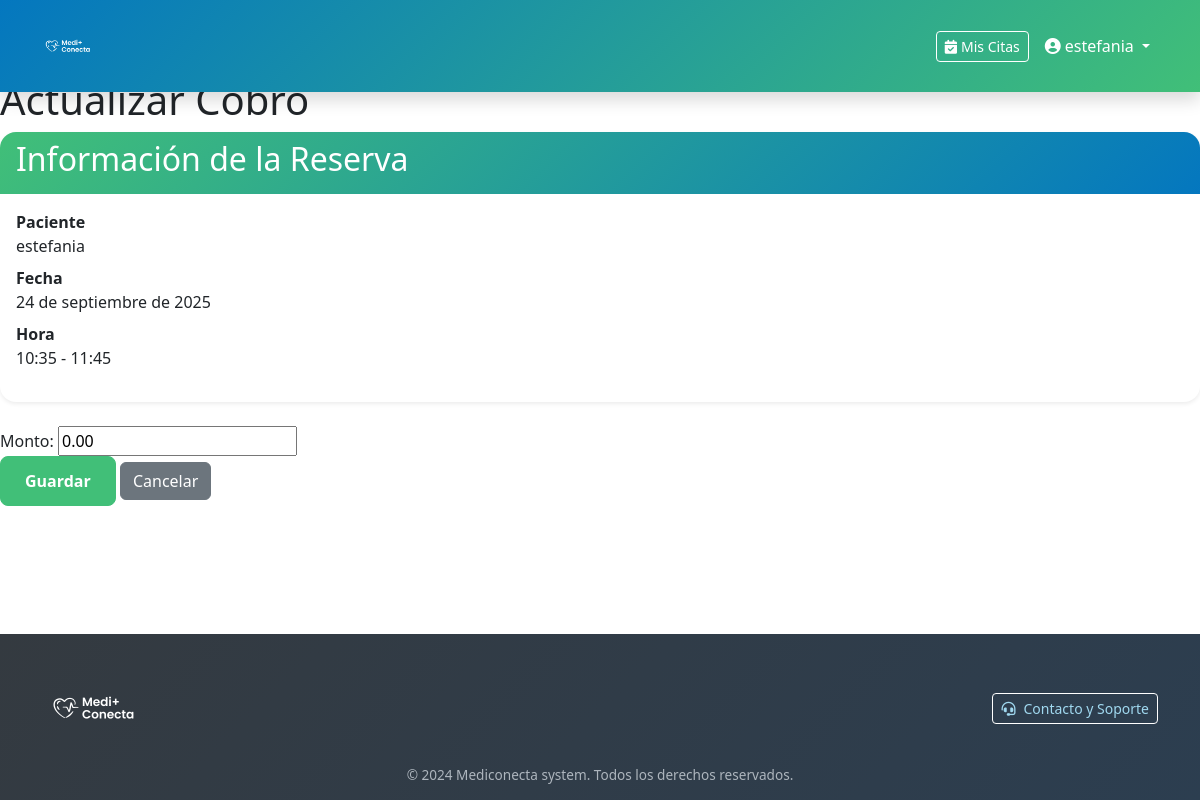
The page /citas/reservas/11/cobro/actualizar/ (signed in) on the database its author committed.
### citas/models.py (models this page shows, shortened)
class Reserva(models.Model):
    paciente = models.ForeignKey(Paciente, on_delete=models.CASCADE, related_name='reservas')
    medico = models.ForeignKey(Medico, on_delete=models.CASCADE, related_name='reservas')
    fecha = models.DateField()
    hora_inicio = models.TimeField()
    hora_fin = models.TimeField()
    motivo = models.TextField()
    estado = models.CharField(
        max_length=20,
        choices=EstadoReserva.choices,
        default=EstadoReserva.PENDIENTE
    )
    fecha_creacion = models.DateTimeField(auto_now_add=True)
    fecha_modificacion = models.DateTimeField(auto_now=True)
    class Meta:
        ordering = ['fecha', 'hora_inicio']

class Cobro(models.Model):
    reserva = models.OneToOneField(Reserva, on_delete=models.CASCADE, related_name='cobro')
    monto = models.DecimalField(max_digits=10, decimal_places=2)
    pagado = models.BooleanField(default=False)
    fecha_pago = models.DateTimeField(null=True, blank=True)
    metodo_pago = models.CharField(max_length=50, blank=True)

### pacientes/models.py (models this page shows)
class Paciente(models.Model):
    user = models.OneToOneField(User, on_delete=models.CASCADE, related_name="paciente")
    rut = models.CharField(max_length=20, blank=True)
    telefono = models.CharField(max_length=30, blank=True)
    fecha_nacimiento = models.DateField(null=True, blank=True)
    direccion = models.CharField(max_length=255, blank=True)
    grupo_sanguineo = models.CharField(max_length=10, blank=True)
    alergias = models.TextField(blank=True)
    def __str__(self):
        return self.user.get_full_name() or self.user.username

### citas/views.py (the view)
# urls.py: path("reservas/<int:reserva_pk>/cobro/actualizar/", views.cobro_actualizar, name="cobro_actualizar"),
@login_required
def cobro_actualizar(request, reserva_pk):
    reserva = get_object_or_404(Reserva, pk=reserva_pk)
    cobro = get_object_or_404(Cobro, reserva=reserva)
    if not hasattr(request.user, 'medico') or request.user.medico != reserva.medico:
        messages.error(request, "No tienes permiso para actualizar el cobro.")
        return redirect('citas:reserva_lista')
    if request.method == "POST":
        form = CobroForm(request.POST, instance=cobro)
        if form.is_valid():
            form.save()
            messages.success(request, "Cobro actualizado con éxito.")
            return redirect('citas:reserva_detalle', pk=reserva.pk)
    else:
        form = CobroForm(instance=cobro)
    return render(request, 'citas/cobro_form.html', {
        'form': form,
        'reserva': reserva
    })

### citas/forms.py
class CobroForm(forms.ModelForm):
    class Meta:
        model = Cobro
        fields = ['monto']

### templates/citas/cobro_form.html (shortened to what this page needs)
{% extends "base.html" %}
{% block content %}
<h1>Actualizar Cobro</h1>
<div class="card mb-4">
    <div class="card-header">
        <h2>Información de la Reserva</h2>
    </div>
    <div class="card-body">
        <dl>
            <dt>Paciente</dt>
            <dd>{{ reserva.paciente }}</dd>
            <dt>Fecha</dt>
            <dd>{{ reserva.fecha }}</dd>
            <dt>Hora</dt>
            <dd>{{ reserva.hora_inicio }} - {{ reserva.hora_fin }}</dd>
        </dl>
    </div>
</div>
<form method="post">
    {% for field in form %}
    <div class="form-group">
        {{ field.label_tag }}
        {{ field }}
    </div>
    {% endfor %}
    <button type="submit" class="btn btn-primary">Guardar</button>
    <a href="{% url 'citas:reserva_detalle' reserva.id %}" class="btn btn-secondary">Cancelar</a>
</form>
{% endblock %}

### templates/base.html (shortened to what this page needs)
{% load static %}
<!DOCTYPE html>
<html lang="es">
<head>
    <link href="https://cdn.jsdelivr.net/npm/bootstrap@5.3.0/dist/css/bootstrap.min.css" rel="stylesheet">
    <link rel="stylesheet" href="https://cdnjs.cloudflare.com/ajax/libs/font-awesome/6.4.0/css/all.min.css">
    <link rel="stylesheet" href="{% static 'css/variables.css' %}">
    <link rel="stylesheet" href="{% static 'css/custom.css' %}">
</head>
<body class="d-flex flex-column min-vh-100">
    <header>
        <nav class="navbar navbar-expand-lg navbar-dark fixed-top">
            <div class="container">
                <a class="navbar-brand" href="{% url 'core:index' %}">
                    <img src="{% static 'images/logo/mediconecta-logo.png' %}" alt="Mediconecta Logo">
                </a>
                <div class="collapse navbar-collapse" id="navbarNav">
                    <div class="navbar-nav ms-auto d-flex align-items-center gap-2">
                        {% if user.is_authenticated %}
                            <div class="nav-item">
                                <a href="{% url 'citas:reserva_lista' %}" class="btn btn-outline-light btn-sm">
                                    <i class="fas fa-calendar-check me-1"></i>Mis Citas
                                </a>
                            </div>
                            <div class="nav-item dropdown">
                                <a class="nav-link dropdown-toggle text-white" href="#" role="button" data-bs-toggle="dropdown">
                                    <i class="fas fa-user-circle me-1"></i>{{ user.username }}
                                </a>
                            </div>
                        {% endif %}
                    </div>
                </div>
            </div>
        </nav>
    </header>
    <main class="flex-grow-1" id="main-content" style="margin-top: 76px;">
        {% block content %}{% endblock %}
    </main>
    <footer class="footer bg-dark text-white pt-4 pb-3 mt-auto">
        <div class="container">
            <div class="row align-items-center mb-2">
                <div class="col-md-6 text-center text-md-start mb-3 mb-md-0">
                    <img src="{% static 'images/logo/mediconecta-logo.png' %}" alt="Mediconecta Logo"
                        class="img-fluid" style="width: 100px; height: auto;">
                </div>
                <div class="col-md-6 text-center text-md-end">
                    <a href="{% url 'contacto:form' %}" class="btn btn-outline-light btn-sm">
                        <i class="fas fa-headset me-2"></i>Contacto y Soporte
                    </a>
                </div>
            </div>
            <div class="row">
                <div class="col-12 text-center">
                    <p class="mb-0" style="color: var(--color-text-muted); font-size: 0.85rem; line-height:1.3;">
                        &copy; 2024 Mediconecta system. Todos los derechos reservados.
                    </p>
                </div>
            </div>
        </div>
    </footer>
</body>
</html>

### static/css/variables.css (style rules this page uses)
:root { --color-primary: #41BF78; --color-secondary: #A0D8EF; --color-accent: #0477BF; --color-success: #41BF78; --color-info: #A0D8EF; --color-warning: #FFC107; --color-danger: #DC3545; --color-light: #F8F9FA; --color-dark: #343A40; --color-text-primary: #212529; --color-text-secondary: #6C757D; --color-text-muted: #ADB5BD; --color-text-white: #FFFFFF; --color-bg-primary: #FFFFFF; --color-bg-secondary: #F8F9FA; --color-bg-dark: #343A40; --gradient-primary: linear-gradient(135deg, rgba(4, 119, 191, 0.85) 0%, rgba(65, 191, 120, 0.6) 50%, rgba(242, 242, 242, 0.8) 100%); --gradient-secondary: linear-gradient(135deg, #41BF78 0%, #369d65 100%); --spacing-xs: 0.25rem; --spacing-sm: 0.5rem; --spacing-md: 1rem; --spacing-lg: 1.5rem; --spacing-xl: 3rem; --border-radius-sm: 0.25rem; --border-radius-md: 0.5rem; --border-radius-lg: 1rem; --border-radius-xl: 1.5rem; --shadow-sm: 0 0.125rem 0.25rem rgba(0, 0, 0, 0.075); --shadow-md: 0 0.5rem 1rem rgba(0, 0, 0, 0.15); --shadow-lg: 0 1rem 3rem rgba(0, 0, 0, 0.175); --transition-fast: 0.15s ease-in-out; --transition-normal: 0.3s ease-in-out; --transition-slow: 0.5s ease-in-out; --font-family-primary: 'Segoe UI', Tahoma, Geneva, Verdana, sans-serif; --font-family-heading: 'Segoe UI', Tahoma, Geneva, Verdana, sans-serif; --font-size-xs: 0.75rem; --font-size-sm: 0.875rem; --font-size-base: 1rem; --font-size-lg: 1.125rem; --font-size-xl: 1.25rem; --font-size-2xl: 1.5rem; --font-size-3xl: 1.875rem; --font-size-4xl: 2.25rem; --font-weight-light: 300; --font-weight-normal: 400; --font-weight-medium: 500; --font-weight-semibold: 600; --font-weight-bold: 700; --font-weight-extrabold: 800; --line-height-tight: 1.25; --line-height-normal: 1.5; --line-height-relaxed: 1.75; --z-dropdown: 1000; --z-sticky: 1020; --z-fixed: 1030; --z-modal-backdrop: 1040; --z-modal: 1050; --z-popover: 1060; --z-tooltip: 1070; }

### static/css/custom.css (style rules this page uses)
* { box-sizing: border-box; }
body { font-family: var(--font-family-primary); line-height: var(--line-height-normal); color: var(--color-text-primary); background-color: var(--color-bg-primary); margin: 0; padding: 0; display: flex; flex-direction: column; min-height: 100vh; }
.navbar { background: linear-gradient(135deg, var(--color-accent) 0%, var(--color-primary) 100%) !important; box-shadow: var(--shadow-md); transition: all var(--transition-normal); min-height: 76px; }
.navbar-brand { display: flex; align-items: center; padding: 0.5rem 0; height: 76px; overflow: hidden; }
.navbar-brand img { height: 55px; width: auto; max-height: calc(100% - 10px); object-fit: contain; transform: scale(1.1); transition: all var(--transition-normal); }
.navbar-nav .nav-link { color: var(--color-text-white) !important; font-weight: var(--font-weight-medium); padding: 0.5rem 1rem; transition: all var(--transition-normal); }
.btn-primary { background-color: var(--color-primary); border-color: var(--color-primary); font-weight: var(--font-weight-semibold); border-radius: var(--border-radius-md); padding: 0.75rem 1.5rem; transition: all var(--transition-normal); }
.btn-outline-light { border-color: var(--color-text-white); color: var(--color-text-white); transition: all var(--transition-normal); }
.card { border: none; border-radius: var(--border-radius-lg); box-shadow: var(--shadow-sm); transition: all var(--transition-normal); }
.card-header { background: linear-gradient(135deg, var(--color-primary) 0%, var(--color-accent) 100%); color: var(--color-text-white); border-radius: var(--border-radius-lg) var(--border-radius-lg) 0 0 !important; border: none; }
.footer { background: linear-gradient(135deg, var(--color-dark) 0%, #2c3e50 100%); color: var(--color-text-white); margin-top: auto; }
.footer a { color: var(--color-secondary); text-decoration: none; transition: all var(--transition-normal); }
main { flex: 1; margin-top: 76px; min-height: calc(100vh - 76px - 160px); display: flex; flex-direction: column; }
footer { margin-top: auto; flex-shrink: 0; }
@media (min-width: 992px) { main { min-height: calc(100vh - 76px - 180px); } }

### rows shown on the page
Reserva: paciente "estefania", fecha "24 de septiembre de 2025", hora_inicio "10:35", hora_fin "11:45"
Cobro: form "0.00"

### other values the page prints
{{ user.username }} "estefania"
{{ field.label_tag }} "Monto:"
